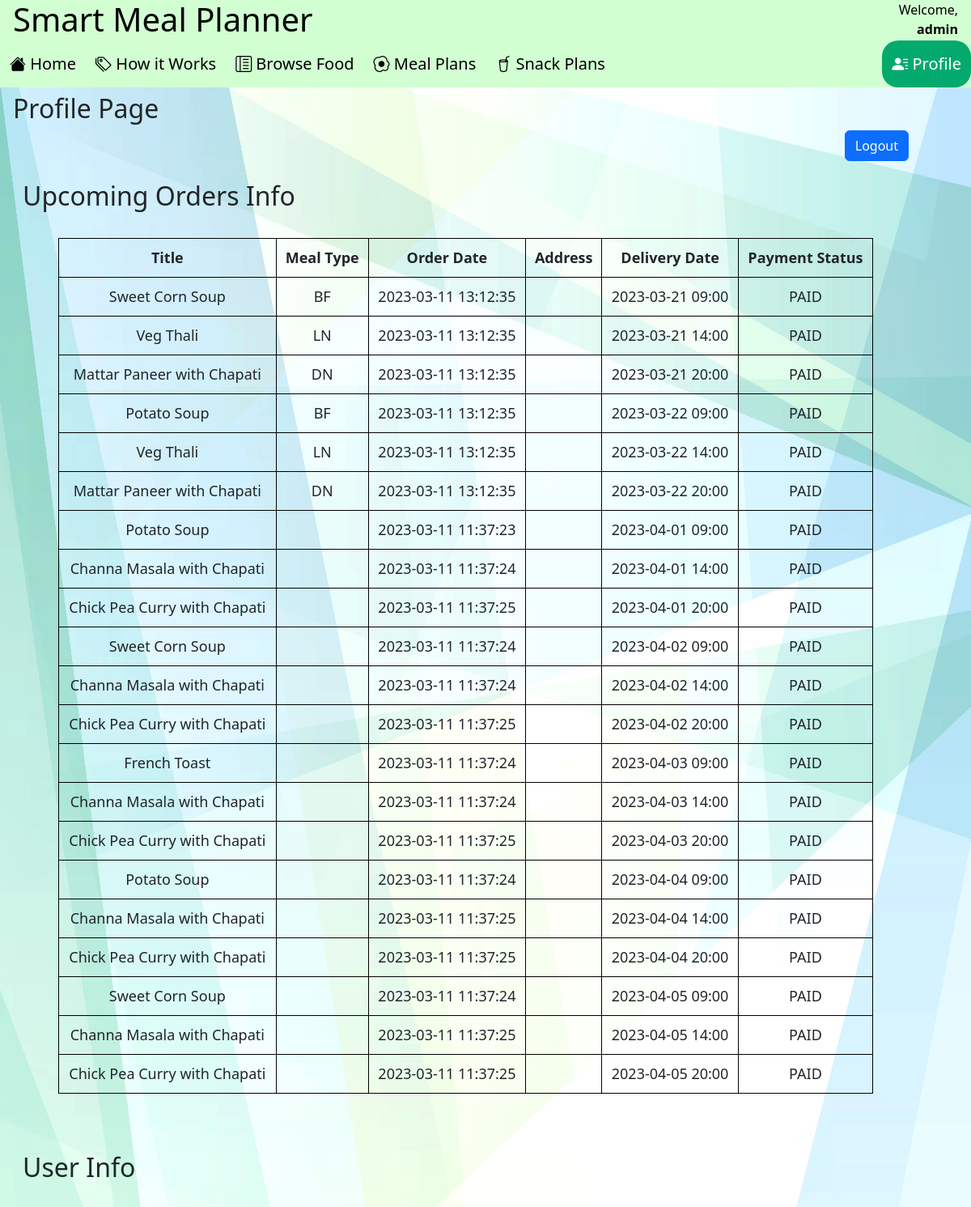
Screenshot of /Profile.php (signed in, upper part) with the database file from the repository.
### tables this page shows
CREATE TABLE ORDERS (ID INTEGER PRIMARY KEY AUTOINCREMENT UNIQUE, USER_NAME TEXT (20), TITLE TEXT (50), MEAL_TYPE TEXT (10), ORDER_DATE TEXT DEFAULT (DATETIME('NOW', 'LOCALTIME')), ADDRESS TEXT (200), DELIVERY_DATE TEXT, PAYMENT_STATUS TEXT (10) DEFAULT ('NOT PAID'), COST REAL, NOOFDAYS INTEGER, DISCOUNT_COST REAL, PAY_ID TEXT (10), DESCRIPTION TEXT (200));

### Profile.php (the view, shortened to what this page needs)
<!DOCTYPE html>
<html>
<head>
    <link rel="stylesheet" href="css/bootstrap.min.css">
    <link rel="stylesheet" href="css/bootstrap-icons.css">
    <link rel="stylesheet" href="css/MP-NAV.css">
</head>
<body>
    <div class='header' style='background-color:<?php echo $_SESSION["themecolour"] ?>;'>
        <div class="row">
            <div class="col">
                <h1><a style="text-decoration:none;color:black;" href="index.php">Smart Meal Planner</a></h1>
            </div>
            <div class="col">
                <?php
                echo "<p style=\"text-align:right;\">Welcome,<br><b>" . $_SESSION['user_name'] . "</b></p>";
                ?>
            </div>
        </div>
    </div>
    <div class="topnav" style='background-color:<?php echo $_SESSION["themecolour"] ?>;'>
        <nav>
            <a href="index.php"><i class="bi-house-fill"></i> Home</a>
            <a href="HowitWorks.php"><i class="bi-tags"></i> How it Works</a>
            <a href="BrowseFood.php"><i class="bi-layout-text-sidebar-reverse"></i> Browse Food</a>
            <a href="MealPlans.php"><i class="bi-egg-fried"></i> Meal Plans</a>
            <a href="SnackPlans.php"><i class="bi-cup-straw"></i> Snack Plans</a>
            <a class="active1" href="Profile.php" class="split"><i class="bi-person-lines-fill"></i> Profile</a>
        </nav>
    </div>
    <div class="main" style="padding-left:16px">
        <h2>Profile Page</h2>
        <form action="Profile.php" method="post">
            <div class="container" style="text-align:right;">
                <input class="btn btn-primary" type="submit" name="create" value="Logout">
            </div>
            <div>
                <br>
            </div>
        </form>
        <div>
            <?php
            $db = new SQLite3('database/SMP.db');
            $username = $_SESSION['user_name'];
            $query = "SELECT * FROM ORDERS WHERE USER_NAME = '$username' AND DELIVERY_DATE > DATETIME()
                        AND PAYMENT_STATUS = 'PAID'
                        ORDER BY DELIVERY_DATE";
            $result = $db->query($query);
            ?>
            <h2 class="container">Upcoming Orders Info</h2>
            <br>
            <table>
                <tr>
                    <th>Title</th>
                    <th>Meal Type</th>
                    <th>Order Date</th>
                    <th>Address</th>
                    <th>Delivery Date</th>
                    <th>Payment Status</th>
                </tr>
                <?php
                while ($rows = $result->fetchArray()) {
                    ?>
                    <td>
                        <?php echo $rows['TITLE']; ?>
                    </td>
                    <td>
                        <?php echo $rows['MEAL_TYPE']; ?>
                    </td>
                    <td>
                        <?php echo $rows['ORDER_DATE']; ?>
                    </td>
                    <td>
                    </td>
                    <td>
                        <?php echo $rows['DELIVERY_DATE']; ?>
                    </td>
                    <td>
                        <?php echo $rows['PAYMENT_STATUS']; ?>
                    </td>
                    <?php
                }
                ?>
            </table>
        </div>
        <div>
            <br><br><br>
            <h2 class="container">User Info</h2>
            <br>
        </div>
    </div>
</body>
</html>

### css/MP-NAV.css (style rules this page uses)
.header { color:black; position: fixed; top: 0; padding: 0px 16px; text-align: left; width: 100%; z-index:1; }
.topnav { overflow: hidden; background-color: rgb(210, 255, 210); position: fixed; width: 100%; z-index:1; }
.topnav a { float: left; color: black; text-align: center; padding: 14px 12px; text-decoration: none; font-size: 20px; border-radius: 1.25rem; }
.topnav a.active1 { float: right; background-color: #04AA6D; color: white; }
.main { padding: 65px; margin-top: 50px; height: 1500px; }

### Profile.php (style rules this page uses)
body { background-image: url('Images/wp-1.jpg'); background-repeat: no-repeat; background-attachment: fixed; background-size: 100% 100%; }
table { margin: 0 auto; font-size: large; border: 1px solid black; width: 90% }
th, td { font-weight: bold; border: 1px solid black; padding: 10px; text-align: center; }
td { font-weight: lighter; }

### rows the page displays
orders: TITLE "Sweet Corn Soup", MEAL_TYPE "BF", ORDER_DATE "2023-03-11 13:12:35", DELIVERY_DATE "2023-03-21 09:00", PAYMENT_STATUS "PAID"
orders: TITLE "Veg Thali", MEAL_TYPE "LN", ORDER_DATE "2023-03-11 13:12:35", DELIVERY_DATE "2023-03-21 14:00", PAYMENT_STATUS "PAID"
orders: TITLE "Mattar Paneer with Chapati", MEAL_TYPE "DN", ORDER_DATE "2023-03-11 13:12:35", DELIVERY_DATE "2023-03-21 20:00", PAYMENT_STATUS "PAID"
orders: TITLE "Potato Soup", MEAL_TYPE "BF", ORDER_DATE "2023-03-11 13:12:35", DELIVERY_DATE "2023-03-22 09:00", PAYMENT_STATUS "PAID"
orders: TITLE "Veg Thali", MEAL_TYPE "LN", ORDER_DATE "2023-03-11 13:12:35", DELIVERY_DATE "2023-03-22 14:00", PAYMENT_STATUS "PAID"
orders: TITLE "Mattar Paneer with Chapati", MEAL_TYPE "DN", ORDER_DATE "2023-03-11 13:12:35", DELIVERY_DATE "2023-03-22 20:00", PAYMENT_STATUS "PAID"
orders: TITLE "Potato Soup", ORDER_DATE "2023-03-11 11:37:23", DELIVERY_DATE "2023-04-01 09:00", PAYMENT_STATUS "PAID"
orders: TITLE "Channa Masala with Chapati", ORDER_DATE "2023-03-11 11:37:24", DELIVERY_DATE "2023-04-01 14:00", PAYMENT_STATUS "PAID"
orders: TITLE "Chick Pea Curry with Chapati", ORDER_DATE "2023-03-11 11:37:25", DELIVERY_DATE "2023-04-01 20:00", PAYMENT_STATUS "PAID"
orders: TITLE "Sweet Corn Soup", ORDER_DATE "2023-03-11 11:37:24", DELIVERY_DATE "2023-04-02 09:00", PAYMENT_STATUS "PAID"
orders: TITLE "Channa Masala with Chapati", ORDER_DATE "2023-03-11 11:37:24", DELIVERY_DATE "2023-04-02 14:00", PAYMENT_STATUS "PAID"
orders: TITLE "Chick Pea Curry with Chapati", ORDER_DATE "2023-03-11 11:37:25", DELIVERY_DATE "2023-04-02 20:00", PAYMENT_STATUS "PAID"
orders: TITLE "French Toast", ORDER_DATE "2023-03-11 11:37:24", DELIVERY_DATE "2023-04-03 09:00", PAYMENT_STATUS "PAID"
orders: TITLE "Channa Masala with Chapati", ORDER_DATE "2023-03-11 11:37:24", DELIVERY_DATE "2023-04-03 14:00", PAYMENT_STATUS "PAID"
orders: TITLE "Chick Pea Curry with Chapati", ORDER_DATE "2023-03-11 11:37:25", DELIVERY_DATE "2023-04-03 20:00", PAYMENT_STATUS "PAID"
orders: TITLE "Potato Soup", ORDER_DATE "2023-03-11 11:37:24", DELIVERY_DATE "2023-04-04 09:00", PAYMENT_STATUS "PAID"
orders: TITLE "Channa Masala with Chapati", ORDER_DATE "2023-03-11 11:37:25", DELIVERY_DATE "2023-04-04 14:00", PAYMENT_STATUS "PAID"
orders: TITLE "Chick Pea Curry with Chapati", ORDER_DATE "2023-03-11 11:37:25", DELIVERY_DATE "2023-04-04 20:00", PAYMENT_STATUS "PAID"
orders: TITLE "Sweet Corn Soup", ORDER_DATE "2023-03-11 11:37:24", DELIVERY_DATE "2023-04-05 09:00", PAYMENT_STATUS "PAID"
orders: TITLE "Channa Masala with Chapati", ORDER_DATE "2023-03-11 11:37:25", DELIVERY_DATE "2023-04-05 14:00", PAYMENT_STATUS "PAID"
orders: TITLE "Chick Pea Curry with Chapati", ORDER_DATE "2023-03-11 11:37:25", DELIVERY_DATE "2023-04-05 20:00", PAYMENT_STATUS "PAID"

### other values shown
$_SESSION['user_name'] "admin"
